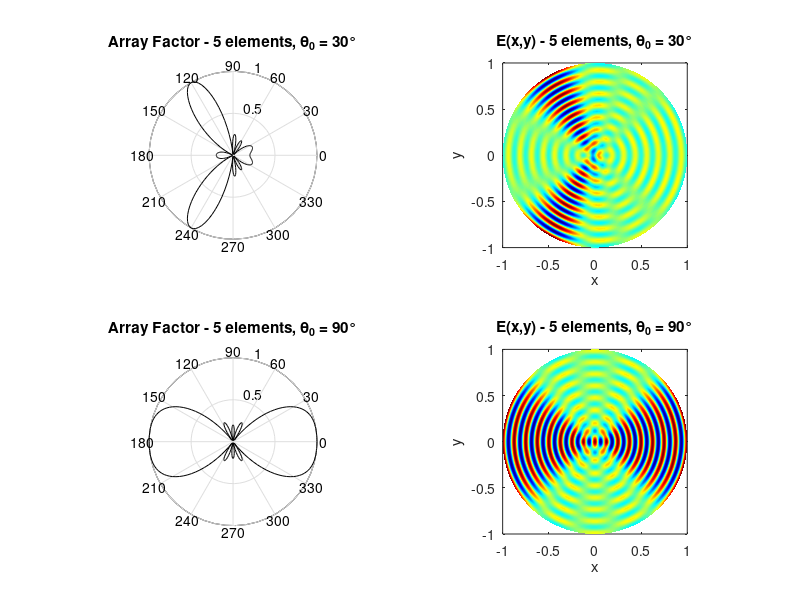

Reproduce this figure in MATLAB. (Note: this script raises an error after producing the figure.)
%% Advanced Antenna Designs
% Assignment 2 - Exercise 1b - June 2025
% KARATIS DIMITRIOS 10775

clear all; clc; close all;

%% Simulation parameters
freq = 1e9;               % Operating frequency [Hz]
c = 3e8;                  % Speed of light [m/s]
lambda = c/freq;          % Wavelength [m]
T = 1/freq;               % Period [s]
omega = 2*pi*freq;        % Angular frequency [rad/s]
k = 2*pi/lambda;          % Wavenumber [rad/m]

Ns = 30;                  % Number of spatial samples per wavelength
ds = lambda/Ns;           % Spatial discretization step
Nt = 35;                  % Number of temporal samples per period
dt = T/Nt;                % Temporal discretization step
t = 0:dt:(1*T);           % Time vector (1 period)

% Observation domain
R = (0*lambda):ds:(8*lambda);
Ntheta = 240;
dtheta = 2*pi/Ntheta;
theta = 0:dtheta:(2*pi);
x = R.'*cos(theta);
y = R.'*sin(theta);


% Antenna sizes and angles
az_all = [5, 9];                % Array sizes
angle_deg = [30, 90];           % Beam steering angles
d = lambda/2;                   % Element spacing

% Loop over array sizes (5 and 9 elements)
for az_idx = 1:length(az_all)
    az = az_all(az_idx);        % Current number of elements
    half = floor(az/2);
    r = (-half:1:(az-1-half)) * d;  % Element x-positions

    figure('Color','w');        % One figure per array size

    for ang = 1:length(angle_deg)
        theta0 = angle_deg(ang) * pi/180;
        delta = -k * d * sin(theta0);
        it = 1;

        %% Compute field E(x,y)
        E = zeros(size(x));
        for n = 1:az
            rx = r(n);
            for ix = 1:length(R)
                for iy = 1:length(theta)
                    Rn = sqrt((x(ix,iy)-rx)^2 + y(ix,iy)^2);
                    E(ix,iy) = E(ix,iy) + cos(omega*t(it) - k*Rn - delta*(n - ceil(az/2)));
                end
            end
        end

        %% Compute array factor
        A = ones(1, az);
        Fa = zeros(1, length(theta));
        for i = 0:(length(A)-1)
            Fa = Fa + (A(i+1) * exp(1i*i*delta + 1i*k*(i*d - ((length(A)-1)/2)*d)*cos(theta)));
        end
        Fa = abs(Fa);
        Fa = Fa / max(Fa);

        %% Visualization
        subplot(2,2,(ang-1)*2 + 1)
        polar(theta, -Fa, 'k'); hold on;
        title(['Array Factor - ' num2str(az) ' elements, \theta_0 = ' num2str(angle_deg(ang)) '°']);

        subplot(2,2,(ang-1)*2 + 2)
        pcolor(x/max(max(x)), y/max(max(y)), E); shading interp;
        pbaspect([1 1 1]); colormap jet;
        title(['E(x,y) - ' num2str(az) ' elements, \theta_0 = ' num2str(angle_deg(ang)) '°']);
        xlabel('x'); ylabel('y');
    end

    sgtitle(['Linear Array with ' num2str(az) ' Elements – Comparison of Steering Angles']);
end
